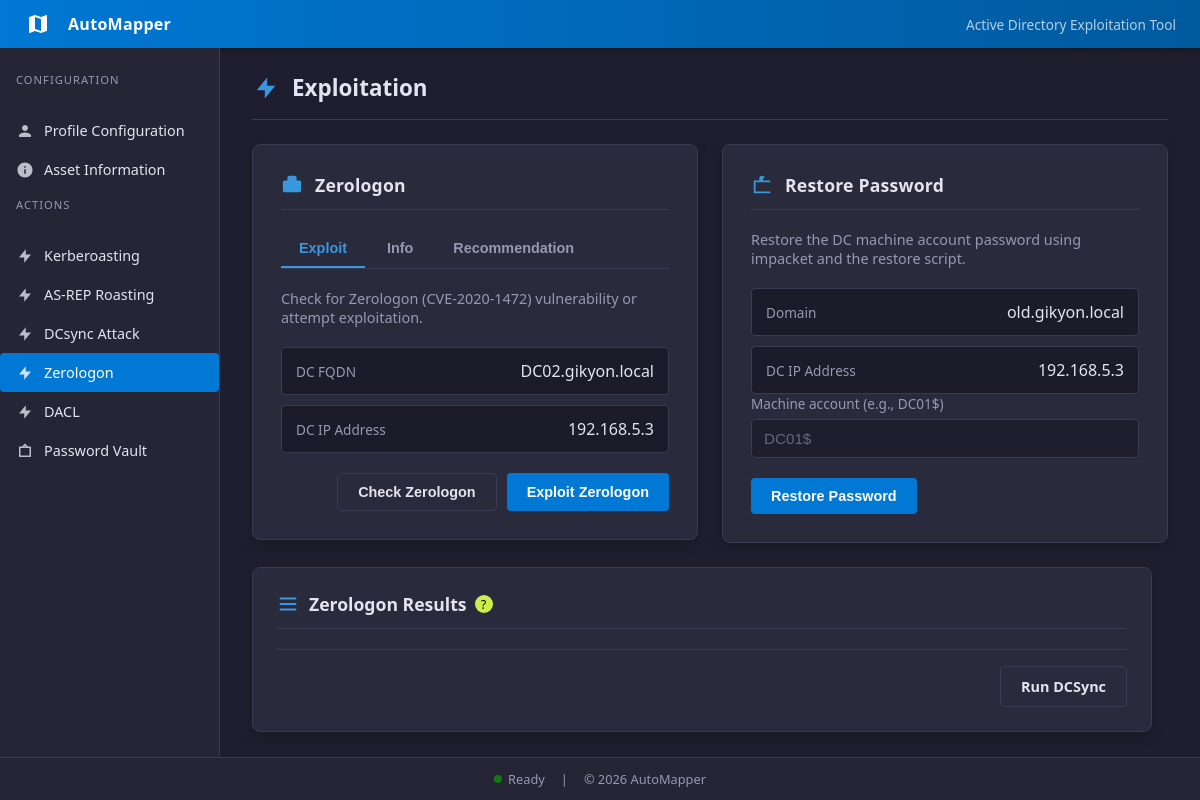
Page /zerologon on the earlier database version.
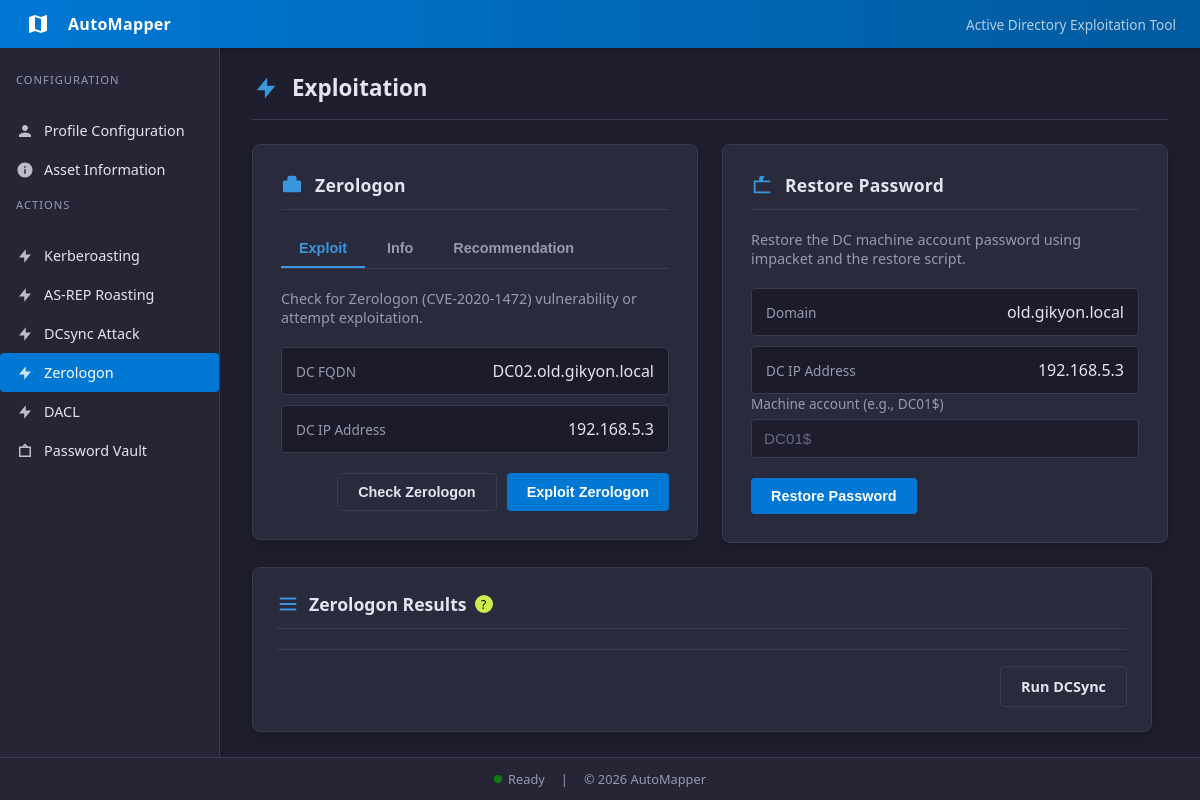
Same page on the later database version.
### tables this page shows
CREATE TABLE profiles (
    description text,
    name text,
    password text,
    ntlmHash text,
    domain text,
    dc_ip text,
    fqdn text
, username text, dc_fqdn text, profile_description text, ntlm_hash text);

### app/routes/main.py (the view, shortened to what this page needs)
@main_bp.route("/zerologon", methods=["GET", "POST"])
def zerologon():
    creds = _get_creds()
    profiles = fetch_profiles()
    active_profile = get_active_profile()
    results = []
    error = None
    status_message = None
    action = None
    selected_restore_profile = None
    restore_use_profile = False
    dc_host = (creds.get("dc_fqdn") or "").strip()
    dc_name = dc_host.split(".", 1)[0] if dc_host else ""
    is_admin_user = (creds.get("username") or "").strip().lower() == "administrator"
    def format_dcsync_results(dcsync_results):
        lines = []
        for entry in dcsync_results:
            if isinstance(entry, dict):
                username = entry.get("username", "Unknown")
                hash_value = entry.get("hash", "")
                timestamp = entry.get("timestamp")
                if timestamp:
                    lines.append(f"{username}: {hash_value} ({timestamp})")
                else:
                    lines.append(f"{username}: {hash_value}")
            else:
                lines.append(str(entry))
        return lines
    return _render_exploit(
        "zerologon.html",
        creds,
        results,
        error,
        status_message,
        action,
        profiles=profiles,
        active_profile=active_profile,
        selected_restore_profile=None,
        restore_use_profile=restore_use_profile,
    )

### app/db/database.py (called while the page is built)
def get_db():
    conn = sqlite3.connect(DB_PATH)
    conn.row_factory = sqlite3.Row
    return conn

def fetch_profiles():
    conn = get_db()
    try:
        rows = conn.execute(
            """
            SELECT name, username, password, ntlm_hash, domain, dc_ip, dc_fqdn, profile_description
            FROM profiles
            ORDER BY name
            """
        ).fetchall()
    finally:
        conn.close()
    profiles = {}
    for row in rows:
        profiles[row["name"]] = {
            "username": row["username"],
            "password": row["password"],
            "ntlm_hash": row["ntlm_hash"],
            "domain": row["domain"],
            "dc_ip": row["dc_ip"],
            "dc_fqdn": row["dc_fqdn"],
            "profile_description": row["profile_description"],
        }
    return profiles

def get_active_profile():
    conn = get_db()
    try:
        row = conn.execute(
            "SELECT value FROM app_state WHERE key = ?",
            ("active_profile",),
        ).fetchone()
    finally:
        conn.close()
    return row["value"] if row else None

### app/templates/zerologon.html (shortened to what this page needs)
{% extends 'base.html' %}
{% block content %}
<div class="page-header">
  <svg viewBox="0 0 24 24"><path d="M13 10V3L4 14h7v7l9-11h-7z"/></svg>
  <h1 class="page-title">Exploitation</h1>
</div>
<section class="card-grid zerologon-grid">
  <div class="card restore-card">
    <div class="card-header">
      <svg viewBox="0 0 24 24"><path d="M20 7h-3V4a2 2 0 0 0-2-2H9a2 2 0 0 0-2 2v3H4a2 2 0 0 0-2 2v9a2 2 0 0 0 2 2h16a2 2 0 0 0 2-2V9a2 2 0 0 0-2-2z"/></svg>
      <h1>Zerologon</h1>
    </div>
    <div class="tab-bar">
      <button class="tab-btn active" data-tab="zero-exploit-tab">Exploit</button>
      <button class="tab-btn" data-tab="zero-info-tab">Info</button>
      <button class="tab-btn" data-tab="zero-rec-tab">Recommendation</button>
    </div>
    <div id="zero-exploit-tab" class="tab-content active">
      <p class="subtitle">Check for Zerologon (CVE-2020-1472) vulnerability or attempt exploitation.</p>
      <div class="output">
        <div class="output-row">
          <span class="label">DC FQDN</span>
          <span class="value">{{ creds.dc_fqdn or '—' }}</span>
        </div>
        <div class="output-row">
          <span class="label">DC IP Address</span>
          <span class="value">{{ creds.dc_ip or '—' }}</span>
        </div>
      </div>
      <form method="POST" class="actions">
        <button class="btn secondary" name="action" value="check">
          Check Zerologon
        </button>
        <button class="btn" name="action" value="exploit">
          Exploit Zerologon
        </button>
      </form>
    </div>
  </div>
  <div class="card">
    <div class="card-header">
      <svg viewBox="0 0 24 24"><path d="M21 7h-6V5a3 3 0 0 0-6 0v2H3v14h18V7zm-8-2a1 1 0 0 1 2 0v2h-2V5zm8 14H5V9h16v10z"/></svg>
      <h1>Restore Password</h1>
    </div>
    <p class="subtitle">Restore the DC machine account password using impacket and the restore script.</p>
    <div class="output">
      <div class="output-row">
        <span class="label">Domain</span>
        <span class="value">{{ creds.domain or '—' }}</span>
      </div>
      <div class="output-row">
        <span class="label">DC IP Address</span>
        <span class="value">{{ creds.dc_ip or '—' }}</span>
      </div>
    </div>
    <form method="POST" class="form">
      <div class="field">
        <label for="machine-account">Machine account (e.g., DC01$)</label>
        <input
          id="machine-account"
          name="machine_account"
          type="text"
          class="input"
          placeholder="DC01$"
        />
      </div>
      <div class="actions">
        <button class="btn" name="action" value="restore">
          Restore Password
        </button>
      </div>
    </form>
  </div>
</section>
<section class="card result-card">
  <div class="card-header">
  <svg viewBox="0 0 24 24">
    <path d="M3 5h18v2H3V5zm0 6h18v2H3v-2zm0 6h18v2H3v-2z"/>
  </svg>
  <div class="header-with-tooltip">
    <h1>Zerologon Results</h1>
    <div class="tooltip-container">
      <span class="info-icon">?</span>
    </div>
  </div>
</div>
<div class="actions">
  <a class="btn secondary" href="{{ url_for('main.dcsync') }}">
    Run DCSync
  </a>
</div>
</section>
{% endblock %}

Differences in the rows shown:
changed profiles "old.gikyon.local": dc_fqdn "DC02.gikyon.local" → "DC02.old.gikyon.local"
